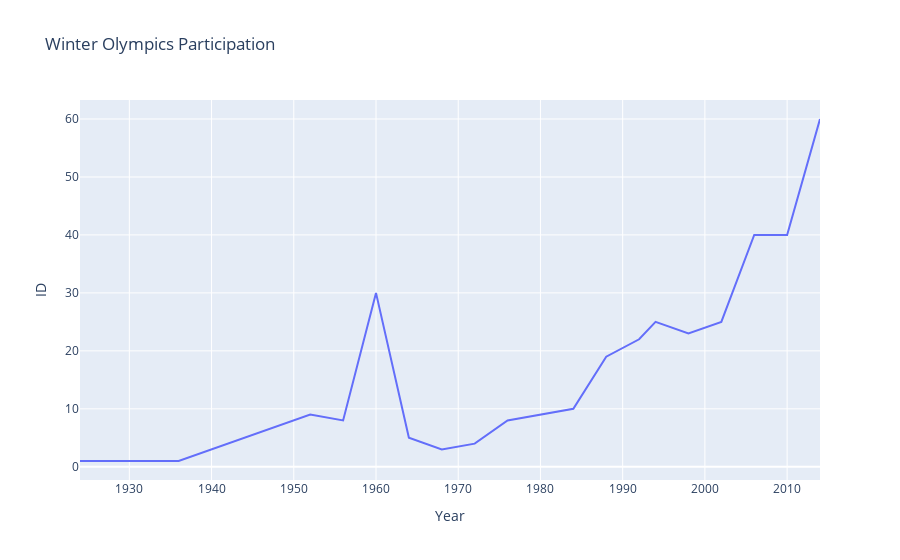

Notebook source saved alongside this figure:
### Markdown cell above
Vinter OS:

### Code cell
aus_hist_part_winter = australia_winter.groupby("Year")["ID"].nunique()

df_aus_partition_winter = aus_hist_part_winter.reset_index()
df_aus_partition_winter.columns = ["Year", "ID"]

fig = px.line(
    df_aus_partition_winter,
    x = "Year",
    y = "ID",
    title = "Winter Olympics Participation"
)

fig.show()

### Figure 1 — Plotly figure (JSON) as saved in the notebook; plotly's stock layout.template omitted (floating-point values rounded to 4 significant figures)
{"data": [{"hovertemplate": "Year=%{x}<br>ID=%{y}<extra></extra>", "legendgroup": "", "line": {"color": "#636efa", "dash": "solid"}, "marker": {"symbol": "circle"}, "mode": "lines", "name": "", "orientation": "v", "showlegend": false, "type": "scatter", "x": [1924.0, 1936.0, 1952.0, 1956.0, 1960.0, 1964.0, 1968.0, 1972.0, 1976.0, 1980.0, 1984.0, 1988.0, 1992.0, 1994.0, 1998.0, 2002.0, 2006.0, 2010.0, 2014.0], "xaxis": "x", "y": [1, 1, 9, 8, 30, 5, 3, 4, 8, 9, 10, 19, 22, 25, 23, 25, 40, 40, 60], "yaxis": "y"}], "layout": {"legend": {"tracegroupgap": 0}, "title": {"text": "Winter Olympics Participation"}, "xaxis": {"anchor": "y", "domain": [0, 1], "title": {"text": "Year"}}, "yaxis": {"anchor": "x", "domain": [0, 1], "title": {"text": "ID"}}}}
